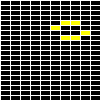
Frame 1 (no input)
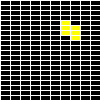
Frame 60 (the mouse pressed at the canvas centre just before this capture)
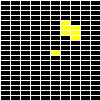
Frame 120 (the mouse held since frame 60 and released just before this capture)

The Processing sketch that drew these frames (run headless with seeded random() and noise(); from frame 60 on, the mouse is pressed at the canvas centre):

// Processing sketch: GameOfLife
// ── GameOfLife.pde
int W = 10;
int H = 20;
float spacingW;
float spacingH;

boolean[][] map = new boolean[101][101];
boolean[][] step = new boolean[101][101];

void setup() {
  background(0);
  frameRate(10);
  spacingW = width / W;
  spacingH = height / H;
  
  map[5][7] = true;
  map[6][7] = true;
  map[7][7] = true;
  map[6][8] = true;
  map[7][8] = true;
  map[8][8] = true;
}

void draw() {
  background(0);
  
  if (mousePressed) {
    listen();
  } else {
    takeStep();
  }
  
  /*
  if (mousePressed) {
    listen();
  } if (!keyPressed && frame % 30 == 0) {
    takeStep();
  }
  */
  
  drawMap();
  drawGrid();
}

void drawGrid() {
  stroke(255);
  strokeWeight(1);
  for (int i=0;i<=W;i++) {
    line(i*spacingW, 0, i*spacingW, height);
  }
  for (int i=0;i<=H;i++) {
    line(0, i*spacingH, width, i*spacingH);
  }
}

void drawMap() {
  for (int i=1;i<=H;i++) {
    for (int j=1;j<=W;j++) {
      if (map[i][j]) {
        noStroke();
        fill(255, 255, 0);
        pushMatrix();
        translate((j - 1) * spacingW, (i - 1) * spacingH);
        rect(0, 0, spacingW, spacingH);
        popMatrix();
      }
    }
  }
}

void listen() {
  int x = round(map(mouseX, 0, width, 1, W));
  int y = round(map(mouseY, 0, height, 1, H));
  map[y][x] = true;
}

void takeStep() {
  step = new boolean[101][101];
  
  for (int i=1;i<=H;i++) {
    for (int j=1;j<=W;j++) {
      updateAt(i, j);
    }
  }
  
  map = step;
}

void updateAt(int y, int x) {
  int nx, ny;
  int cnt  = 0;
  
  nx = x-1; ny = y-1;
  if (checkAt(nx, ny)) cnt++;
  
  nx = x; ny = y-1;
  if (checkAt(nx, ny)) cnt++;
  
  nx = x+1; ny = y-1;
  if (checkAt(nx, ny)) cnt++;
  
  nx = x-1; ny = y+1;
  if (checkAt(nx, ny)) cnt++;
  
  nx = x; ny = y+1;
  if (checkAt(nx, ny)) cnt++;
  
  nx = x+1; ny = y+1;
  if (checkAt(nx, ny)) cnt++;
  
  nx = x-1; ny = y;
  if (checkAt(nx, ny)) cnt++;
  
  nx = x+1; ny = y;
  if (checkAt(nx, ny)) cnt++;
  
  if (cnt < 2 || cnt > 3) {
    step[y][x] = false;
  } else if (cnt == 2) {
    step[y][x] = map[y][x];
  } else {
    step[y][x] = true;
  }
}

boolean checkAt(int x, int y) {
  if (x >= 1 && x <= W && y >= 1 && y <= H) {
    if (map[y][x]) return true;
  } return false;
}
